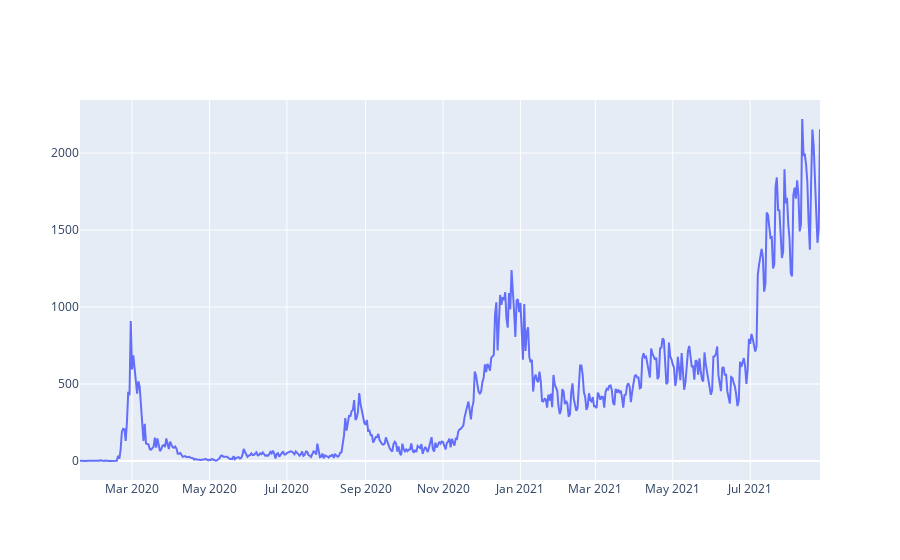

Notebook code for this chart:
### Code cell
# 일일 확진자 수
fig = go.Figure()

fig.add_trace(
    go.Scatter(
        x=df.date,
        y=df.confirmed,
        name='daily number of confirmed cases in Korea'
    )
)

### Figure 1 — Plotly figure (JSON) as saved in the notebook; plotly's stock layout.template omitted (floating-point values rounded to 4 significant figures; data arrays with more than 128 entries replaced by an {"elided": "..."} marker saying what was removed)
{"data": [{"name": "daily number of confirmed cases in Korea", "type": "scatter", "x": {"elided": "584 str values"}, "y": {"elided": "584 int values"}}], "layout": {}}
